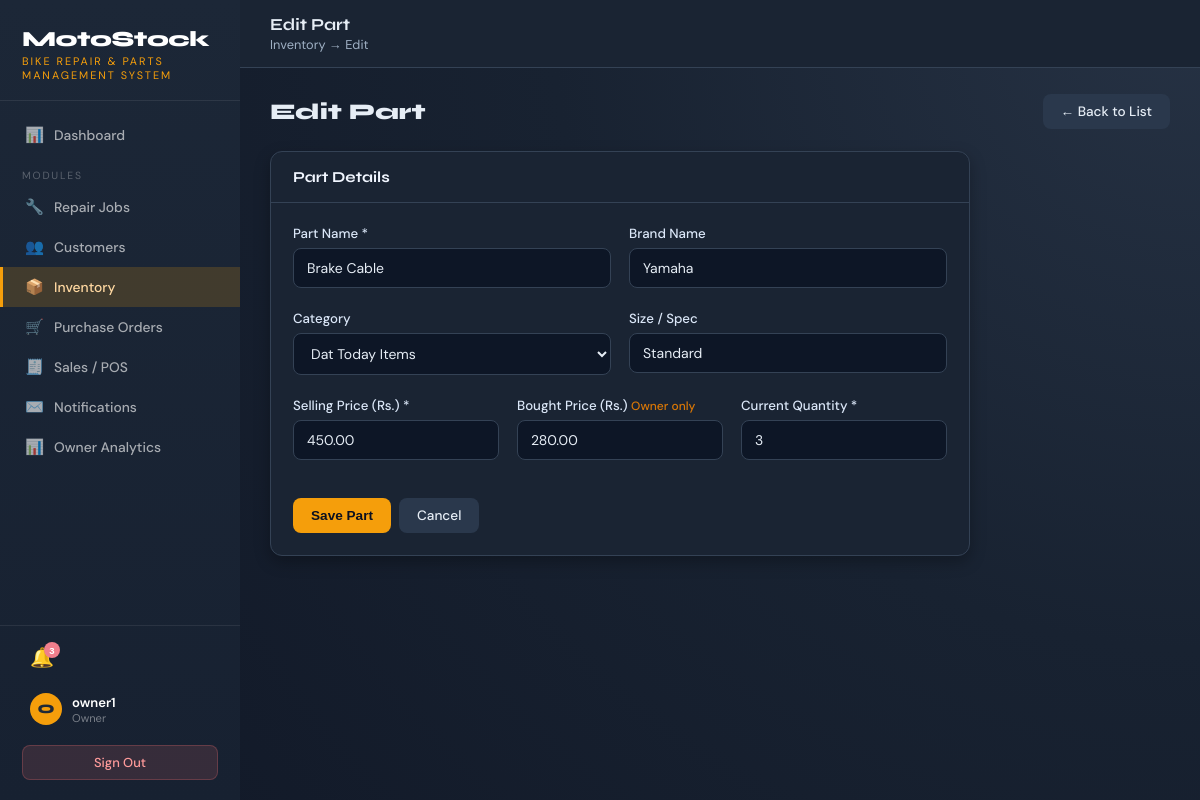
/pages/inventory/create.php?id=2 (signed in), run on the app's committed database.
### tables this page shows
CREATE TABLE IF NOT EXISTS `sparepart` (
  `partID` int NOT NULL AUTO_INCREMENT,
  `partName` varchar(100) NOT NULL,
  `brandName` varchar(80) DEFAULT NULL,
  `size` varchar(50) DEFAULT NULL,
  `sellingPrice` decimal(10,2) DEFAULT NULL,
  `boughtPrice` decimal(10,2) DEFAULT NULL,
  `category` varchar(50) DEFAULT NULL,
  `currentQuantity` int DEFAULT '10',
  `minQuantity` int DEFAULT '1',
  `created_at` datetime DEFAULT CURRENT_TIMESTAMP,
  PRIMARY KEY (`partID`)
);

### pages/inventory/create.php (the view, shortened to what this page needs)
<?php
require_once '../../includes/config.php';
$showBought = ($_SESSION['role'] === 'Owner');
$id   = isset($_GET['id']) ? (int)$_GET['id'] : 0;
$part = ['partName'=>'','brandName'=>'','size'=>'','sellingPrice'=>'','boughtPrice'=>'','category'=>'Engine Items','currentQuantity'=>10,'minQuantity'=>1];
if ($id > 0) {
    $res = $conn->query("SELECT * FROM SparePart WHERE partID = $id");
    if ($res->num_rows === 1) $part = $res->fetch_assoc();
}
$errors = [];
$categories = ['Engine Items', 'Body Parts', 'Oil & Lubricants', 'Dat Today Items'];
$pageTitle = $id > 0 ? 'Edit Part' : 'Add New Spare Part';
?>
<!DOCTYPE html>
<html lang="en">
<head>
  <link rel="stylesheet" href="../../assets/css/styles.css">
</head>
<body>
<?php require_once '../../includes/sidebar.php'; ?>
<div class="main-wrap">
  <div class="topbar">
    <div>
      <div class="topbar-title"><?= $pageTitle ?></div>
      <div class="topbar-breadcrumb">Inventory → <?= $id > 0 ? 'Edit' : 'Create' ?></div>
    </div>
  </div>
  <div class="main-content">
    <div class="page-header">
      <div class="page-title"><?= $pageTitle ?></div>
      <a href="list.php" class="btn btn-secondary">← Back to List</a>
    </div>
    <?php
      $fromPO = isset($_GET['from_po']) ? (int)$_GET['from_po'] : 0;
    ?>
    <div class="card" style="max-width:700px">
      <div class="card-header">Part Details</div>
      <div class="card-body">
        <form method="post" id="inventoryForm" novalidate>
          <div class="form-grid-2">
            <div class="form-group">
              <label class="form-label">Part Name *</label>
              <input type="text" name="partName" id="partName"
                     class="form-control <?= isset($errors['partName']) ? 'is-invalid' : '' ?>"
                     value="<?= htmlspecialchars($part['partName']) ?>"
                     placeholder="e.g. Brake Pad" maxlength="100">
            </div>
            <div class="form-group">
              <label class="form-label">Brand Name</label>
              <input type="text" name="brandName" id="brandName"
                     class="form-control"
                     value="<?= htmlspecialchars($part['brandName']) ?>"
                     placeholder="e.g. Honda" maxlength="60">
            </div>
          </div>
          <div class="form-grid-2">
            <div class="form-group">
              <label class="form-label">Category</label>
              <select name="category" id="category" class="form-control <?= isset($errors['category']) ? 'is-invalid' : '' ?>">
                <?php foreach ($categories as $cat): ?>
                <option value="<?= $cat ?>" <?= $part['category'] === $cat ? 'selected' : '' ?>><?= $cat ?></option>
                <?php endforeach; ?>
              </select>
            </div>
            <div class="form-group">
              <label class="form-label">Size / Spec</label>
              <input type="text" name="size" class="form-control"
                     value="<?= htmlspecialchars($part['size']) ?>"
                     placeholder="e.g. 120/70-17" maxlength="40">
            </div>
          </div>
          <div class="form-grid-<?= $showBought ? '3' : '2' ?>">
            <div class="form-group">
              <label class="form-label">Selling Price (Rs.) *</label>
              <input type="number" step="0.01" name="sellingPrice" id="sellingPrice"
                     class="form-control <?= isset($errors['sellingPrice']) ? 'is-invalid' : '' ?>"
                     value="<?= htmlspecialchars($part['sellingPrice']) ?>"
                     placeholder="0.00" min="0.01">
            </div>
            <?php if ($showBought): ?>
            <div class="form-group">
              <label class="form-label">Bought Price (Rs.) <span style="font-size:.75rem;color:var(--amber-dk)">Owner only</span></label>
              <input type="number" step="0.01" name="boughtPrice" id="boughtPrice"
                     class="form-control <?= isset($errors['boughtPrice']) ? 'is-invalid' : '' ?>"
                     value="<?= htmlspecialchars($part['boughtPrice']) ?>"
                     placeholder="0.00" min="0">
            </div>
            <?php endif; ?>
            <div class="form-group">
              <label class="form-label">Current Quantity *</label>
              <input type="number" name="currentQuantity" id="currentQty"
                     class="form-control <?= isset($errors['currentQuantity']) ? 'is-invalid' : '' ?>"
                     value="<?= htmlspecialchars($part['currentQuantity']) ?>"
                     min="0" step="1">
            </div>
          </div>
          <div class="d-flex gap-2 mt-2">
            <button type="submit" class="btn btn-amber">Save Part</button>
            <a href="<?= $fromPO ? '../purchase/view.php?poID='.$fromPO : 'list.php' ?>" class="btn btn-secondary">Cancel</a>
          </div>
        </form>
      </div>
    </div>
  </div>
</div>
</body>
</html>

### assets/css/styles.css (style rules this page uses)
:root { --navy: #1f2937; --navy-mid: #273447; --navy-lite: #334155; --amber: #f59e0b; --amber-dk: #d97706; --red: #f07f8d; --green: #f6ad55; --blue: #7ea7d8; --bg: #111827; --surface: #1a2433; --border: #344255; --text: #e6edf5; --muted: #9fb0c4; --sidebar-w: 240px; --radius: 12px; --shadow: 0 14px 34px rgba(0,0,0,.35); --shadow-sm: 0 6px 16px rgba(0,0,0,.28); }
*, *::before, *::after { box-sizing: border-box; margin: 0; padding: 0; }
body { font-family: 'DM Sans', sans-serif; background: radial-gradient(circle at top right, #263244 0%, #182231 45%, #111827 100%); color: var(--text); min-height: 100vh; display: flex; }
.main-wrap { margin-left: var(--sidebar-w); flex: 1; min-height: 100vh; display: flex; flex-direction: column; }
.topbar { background: var(--surface); border-bottom: 1px solid var(--border); padding: 14px 30px; display: flex; align-items: center; justify-content: space-between; position: sticky; top: 0; z-index: 50; }
.topbar-title { font-family: 'Syne', sans-serif; font-weight: 700; font-size: 1.05rem; color: var(--text); }
.topbar-breadcrumb { font-size: .8rem; color: var(--muted); margin-top: 1px; }
.main-content { padding: 26px 30px; flex: 1; }
.page-header { display: flex; align-items: center; justify-content: space-between; margin-bottom: 22px; flex-wrap: wrap; gap: 12px; }
.page-title { font-family: 'Syne', sans-serif; font-size: 1.4rem; font-weight: 800; color: var(--text); }
.card { background: var(--surface); border-radius: var(--radius); border: 1px solid var(--border); box-shadow: var(--shadow-sm); overflow: hidden; }
.card-header { padding: 16px 22px; border-bottom: 1px solid var(--border); font-family: 'Syne', sans-serif; font-weight: 700; font-size: .95rem; color: #f1f6ff; display: flex; align-items: center; justify-content: space-between; }
.card-body { padding: 22px; }
.btn { display: inline-flex; align-items: center; gap: 6px; padding: 9px 18px; border-radius: 8px; font-size: .85rem; font-weight: 500; text-decoration: none; cursor: pointer; border: none; transition: opacity .15s, transform .14s; white-space: nowrap; }
.btn-amber { background: var(--amber); color: #0b1020; font-weight: 700; }
.btn-secondary { background: #2a384c; color: #e6edf5; }
.form-group { margin-bottom: 18px; }
.form-label { display: block; margin-bottom: 6px; font-size: .83rem; font-weight: 500; color: #dbe7f8; }
.form-control { width: 100%; padding: 10px 13px; border: 1.5px solid var(--border); border-radius: 8px; font-family: 'DM Sans', sans-serif; font-size: .875rem; color: var(--text); background: #0d1626; transition: border-color .17s, box-shadow .17s; outline: none; appearance: auto; }
.d-flex { display: flex; }
.gap-2 { gap: 8px; }
.mt-2 { margin-top:16px }
.form-grid-2 { display: grid; grid-template-columns:1fr 1fr; gap: 18px; }
.form-grid-3 { display: grid; grid-template-columns:1fr 1fr 1fr; gap: 18px; }

### data on the page
sparepart: partName "Brake Cable", brandName "Yamaha", category "Dat Today Items", size "Standard", sellingPrice "450.00", boughtPrice "280.00", currentQuantity "3"

### other printed values
$p['icon'] "📊"
$p['label'] "Dashboard"
$p['icon'] "🔧"
$p['label'] "Repair Jobs"
$p['icon'] "👥"
$p['label'] "Customers"
$p['icon'] "📦"
$p['label'] "Inventory"
$p['icon'] "🛒"
$p['label'] "Purchase Orders"
$p['icon'] "🧾"
$p['label'] "Sales / POS"
$p['icon'] "✉️"
$p['label'] "Notifications"
$p['label'] "Owner Analytics"
